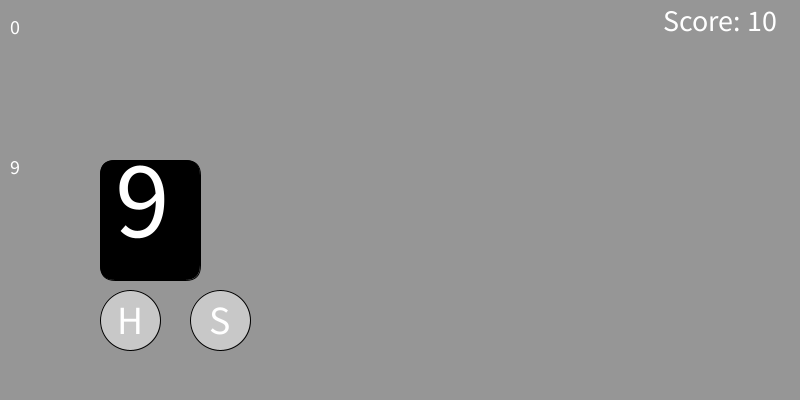
Frame 1 (no input)
Frame 60 (the mouse pressed at the canvas centre just before this capture): identical to frame 1, image omitted
Frame 120 (the mouse held since frame 60 and released just before this capture): identical to frame 1, image omitted

The Processing sketch that drew this single still picture (run headless with seeded random() and noise(); from frame 60 on, the mouse is pressed at the canvas centre):

// Processing sketch: blackJack
// ── blackJack.pde
int computerScore;
int playerScore;
int playerCardHeight;
int computerCardHeight;
int cardWidth;
int cardHeight;
int buttonHeight;
int buttonRad = 30;
StringList computerCards;
StringList playerCards;
boolean gameOver;
int totalScore;
boolean playerWon;

void setup() {
  size(800, 400);
  background(150);
  computerCardHeight = 20;
  gameOver = false;
  cardWidth = 100;
  cardHeight = 120;
  playerCardHeight =computerCardHeight + cardHeight + 20;
  buttonHeight = playerCardHeight + + cardHeight +buttonRad +10;
  playerCards= new StringList();
  computerCards= new StringList();
  int newCardValue =hit();
  playerScore = playerScore + convertCardToScore(newCardValue);
  playerCards.append(convertToCard(newCardValue));
  totalScore = 10;
}

void draw() {
  background(150);
  fill(0);
  drawPlayerScore();
  for (int i=0; i<playerCards.size(); i=i+1) {
    fill(0);
    rect(cardWidth + i *(cardWidth +10), playerCardHeight, cardWidth, cardHeight,15);
    drawCard(playerCards.get(i), cardWidth+ i *(cardWidth +10), playerCardHeight);
  }

  for (int j=0; j<computerCards.size(); j=j+1) {
    fill(0);
    rect(cardWidth + j *(cardWidth +10), computerCardHeight, cardWidth, cardHeight,15);
    if (gameOver) {
      drawCard(computerCards.get(j), cardWidth+ j *(cardWidth +10), computerCardHeight);
    }
  }
  if (gameOver) {

    if (playerWon) {

      fill(0, 200, 0, 180);
    }
    else {
      fill(200, 0, 0, 180);
    }
    rect(0, 0, 800, 400);
    drawRestartButton();
  }
  else {
    drawButtons();
  }
  drawScore();
}

int hit() {
  return (int)random(1, 14);
}

boolean isBust(int score) {
  return(score > 21);
}

boolean doesComputerHit() {
  println("Computer score: "+computerScore);
  return computerScore < 18;
}

void drawScore(){
  textAlign(CENTER, CENTER);
  fill(255);
  textSize(30);
  text("Score: "+totalScore, width - 80, 20);
}

void drawPlayerScore(){
  textAlign(CENTER, TOP);
  fill(255);
  textSize(20);
  text(""+playerScore, 15, playerCardHeight);
  text(""+computerScore, 15, computerCardHeight);
  
}

void drawCard(String cardNumber, int cardWidthPos, int cardHeightPos) {
  textAlign(LEFT, TOP);
  fill(255);
  strokeWeight(7);
  if (cardNumber.equals("10")) {
    textSize(60);
  }
  else {
    textSize(110);
  }
  text(cardNumber,cardWidthPos +15 ,cardHeightPos);
  strokeWeight(1);
}

String convertToCard(int cardNumber){
  if(cardNumber>1 && cardNumber <11){
    return ""+cardNumber;
  }
  if(cardNumber== 1){
    return "A";
  }
  if(cardNumber== 11){
    return "J";
  }
  if(cardNumber== 12){
    return "Q";
  }
 
  if(cardNumber== 13){
    return "K";
  }
  return null;
}

void mouseReleased() {
  if (!gameOver) {
    if (pressedHitButton()) {
      int newCardValue =hit();
      playerScore = playerScore + convertCardToScore(newCardValue);
      playerCards.append(convertToCard(newCardValue));
      if (isBust(playerScore)) {
        drawPlayerLostScreen();
      }
    }
    else {
      if (pressedStickButton()) {
        gameOver = true;
        while (doesComputerHit ()) {
          int newCardValue =hit();
          computerScore = computerScore+convertCardToScore(newCardValue);
          computerCards.append(convertToCard(newCardValue));
        }
        if (isBust(computerScore)) {
          drawComputerLostScreen();
        }
        else {
          if (playerScore>=computerScore) {
            drawComputerLostScreen();
          }
          else {
            drawPlayerLostScreen();
          }
        }
      }
    }
  }
  else{
    if (pressedHitButton()) {
      resetGame();
    }
  }
}

void resetGame(){
  playerCards= new StringList();
  computerCards= new StringList();
  int newCardValue =hit();
  playerScore = convertCardToScore(newCardValue);
  playerCards.append(convertToCard(newCardValue));
  newCardValue =hit();
  computerScore= 0;
//  computerScore = convertCardToScore(newCardValue);
//  computerCards.append(newCardValue);
  gameOver = false;
  totalScore=totalScore -1;
}

void drawButtons() {
  textAlign(CENTER, CENTER);
  textSize(40);
  fill(200);
  ellipse(cardWidth+buttonRad, buttonHeight, 2*buttonRad, 2*buttonRad);
  fill(255);
  text("H", cardWidth+buttonRad, buttonHeight);
  fill(200);
  ellipse(cardWidth+4*buttonRad, buttonHeight, 2*buttonRad, 2*buttonRad);
  fill(255);
  text("S", cardWidth+4*buttonRad, buttonHeight);
}

void drawRestartButton() {
  textAlign(CENTER, CENTER);
  textSize(40);
  fill(200);
  ellipse(cardWidth+buttonRad, buttonHeight, 2*buttonRad, 2*buttonRad);
  fill(255);
  text("R", cardWidth+buttonRad, buttonHeight);
  fill(200);
}

boolean pressedHitButton() {
  return dist(mouseX, mouseY, cardWidth+buttonRad, buttonHeight)< buttonRad;
}

boolean pressedStickButton() {
  return dist(mouseX, mouseY, cardWidth+4*buttonRad, buttonHeight)< buttonRad;
}

int convertCardToScore(int cardvalue) {
  if (cardvalue > 10) {
    cardvalue = 10;
  }
  return cardvalue;
}

void drawPlayerLostScreen() {
  gameOver = true;
  playerWon = false;
  println("You Lost! ");
  println("Your score "+playerScore);
  println("Computer score "+computerScore);
}

void drawComputerLostScreen() {
  gameOver = true;
  playerWon = true;
  println("You Won! ");
  println("Your score "+playerScore);
  println("Computer score "+computerScore);
  totalScore = totalScore + 2;
}
